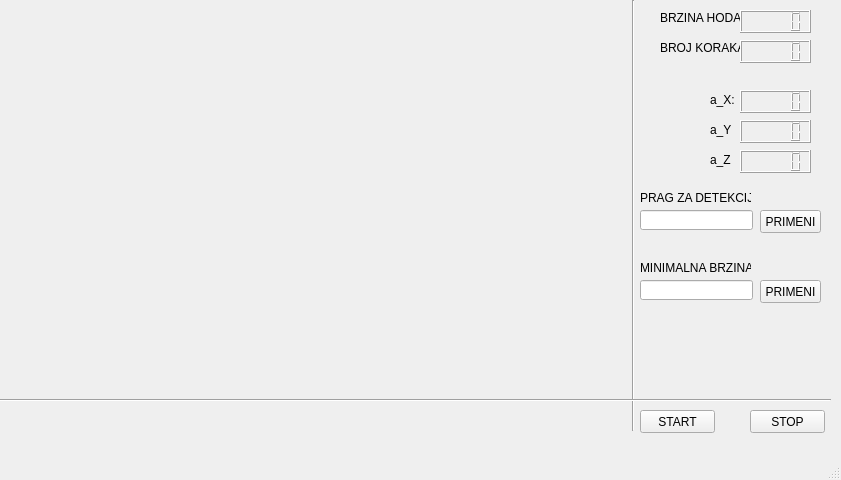
<?xml version="1.0" encoding="UTF-8"?>
<ui version="4.0">
 <class>MainWindow</class>
 <widget class="QMainWindow" name="MainWindow">
  <property name="geometry">
   <rect>
    <x>0</x>
    <y>0</y>
    <width>841</width>
    <height>480</height>
   </rect>
  </property>
  <property name="windowTitle">
   <string>MainWindow</string>
  </property>
  <widget class="QWidget" name="centralwidget">
   <widget class="QPushButton" name="buttonStart">
    <property name="geometry">
     <rect>
      <x>640</x>
      <y>410</y>
      <width>75</width>
      <height>23</height>
     </rect>
    </property>
    <property name="text">
     <string>START</string>
    </property>
   </widget>
   <widget class="QPushButton" name="buttonStop">
    <property name="geometry">
     <rect>
      <x>750</x>
      <y>410</y>
      <width>75</width>
      <height>23</height>
     </rect>
    </property>
    <property name="text">
     <string>STOP</string>
    </property>
   </widget>
   <widget class="QLabel" name="labelBrzinaHoda">
    <property name="geometry">
     <rect>
      <x>660</x>
      <y>10</y>
      <width>81</width>
      <height>16</height>
     </rect>
    </property>
    <property name="text">
     <string>BRZINA HODA:</string>
    </property>
   </widget>
   <widget class="QLCDNumber" name="lcdNumberBrzina">
    <property name="geometry">
     <rect>
      <x>740</x>
      <y>10</y>
      <width>71</width>
      <height>23</height>
     </rect>
    </property>
    <property name="autoFillBackground">
     <bool>false</bool>
    </property>
   </widget>
   <widget class="QLabel" name="labelBrojKoraka">
    <property name="geometry">
     <rect>
      <x>660</x>
      <y>40</y>
      <width>81</width>
      <height>16</height>
     </rect>
    </property>
    <property name="text">
     <string>BROJ KORAKA:</string>
    </property>
   </widget>
   <widget class="QLCDNumber" name="lcdNumberBrojKoraka">
    <property name="geometry">
     <rect>
      <x>740</x>
      <y>40</y>
      <width>71</width>
      <height>23</height>
     </rect>
    </property>
   </widget>
   <widget class="QLabel" name="labelAx">
    <property name="geometry">
     <rect>
      <x>710</x>
      <y>90</y>
      <width>31</width>
      <height>20</height>
     </rect>
    </property>
    <property name="text">
     <string>a_X:</string>
    </property>
   </widget>
   <widget class="QLCDNumber" name="lcdNumberAx">
    <property name="geometry">
     <rect>
      <x>740</x>
      <y>90</y>
      <width>71</width>
      <height>23</height>
     </rect>
    </property>
   </widget>
   <widget class="QLabel" name="labelAy">
    <property name="geometry">
     <rect>
      <x>710</x>
      <y>120</y>
      <width>31</width>
      <height>20</height>
     </rect>
    </property>
    <property name="text">
     <string>a_Y</string>
    </property>
   </widget>
   <widget class="QLCDNumber" name="lcdNumberAy">
    <property name="geometry">
     <rect>
      <x>740</x>
      <y>120</y>
      <width>71</width>
      <height>23</height>
     </rect>
    </property>
   </widget>
   <widget class="QLabel" name="labelAz">
    <property name="geometry">
     <rect>
      <x>710</x>
      <y>150</y>
      <width>31</width>
      <height>20</height>
     </rect>
    </property>
    <property name="text">
     <string>a_Z</string>
    </property>
   </widget>
   <widget class="QLCDNumber" name="lcdNumberAz">
    <property name="geometry">
     <rect>
      <x>740</x>
      <y>150</y>
      <width>71</width>
      <height>23</height>
     </rect>
    </property>
   </widget>
   <widget class="QLineEdit" name="lineEdit">
    <property name="geometry">
     <rect>
      <x>640</x>
      <y>210</y>
      <width>113</width>
      <height>20</height>
     </rect>
    </property>
   </widget>
   <widget class="Line" name="lineVert">
    <property name="geometry">
     <rect>
      <x>623</x>
      <y>0</y>
      <width>20</width>
      <height>431</height>
     </rect>
    </property>
    <property name="orientation">
     <enum>Qt::Vertical</enum>
    </property>
   </widget>
   <widget class="QPushButton" name="buttonPragPrimeni">
    <property name="geometry">
     <rect>
      <x>760</x>
      <y>210</y>
      <width>61</width>
      <height>23</height>
     </rect>
    </property>
    <property name="text">
     <string>PRIMENI</string>
    </property>
   </widget>
   <widget class="QPushButton" name="buttonMinPrimeni">
    <property name="geometry">
     <rect>
      <x>760</x>
      <y>280</y>
      <width>61</width>
      <height>23</height>
     </rect>
    </property>
    <property name="text">
     <string>PRIMENI</string>
    </property>
   </widget>
   <widget class="QLineEdit" name="lineEdit_2">
    <property name="geometry">
     <rect>
      <x>640</x>
      <y>280</y>
      <width>113</width>
      <height>20</height>
     </rect>
    </property>
   </widget>
   <widget class="QLabel" name="labelPragDetekcija">
    <property name="geometry">
     <rect>
      <x>640</x>
      <y>190</y>
      <width>111</width>
      <height>16</height>
     </rect>
    </property>
    <property name="text">
     <string>PRAG ZA DETEKCIJU</string>
    </property>
   </widget>
   <widget class="QLabel" name="labelMinBrzina">
    <property name="geometry">
     <rect>
      <x>640</x>
      <y>260</y>
      <width>111</width>
      <height>16</height>
     </rect>
    </property>
    <property name="text">
     <string>MINIMALNA BRZINA</string>
    </property>
   </widget>
   <widget class="QWidget" name="plotWidget" native="true">
    <property name="geometry">
     <rect>
      <x>10</x>
      <y>10</y>
      <width>611</width>
      <height>381</height>
     </rect>
    </property>
   </widget>
   <widget class="Line" name="lineHor">
    <property name="geometry">
     <rect>
      <x>0</x>
      <y>390</y>
      <width>831</width>
      <height>20</height>
     </rect>
    </property>
    <property name="orientation">
     <enum>Qt::Horizontal</enum>
    </property>
   </widget>
  </widget>
  <widget class="QMenuBar" name="menubar">
   <property name="geometry">
    <rect>
     <x>0</x>
     <y>0</y>
     <width>841</width>
     <height>21</height>
    </rect>
   </property>
  </widget>
  <widget class="QStatusBar" name="statusbar">
   <property name="enabled">
    <bool>true</bool>
   </property>
  </widget>
 </widget>
 <resources/>
 <connections/>
</ui>
